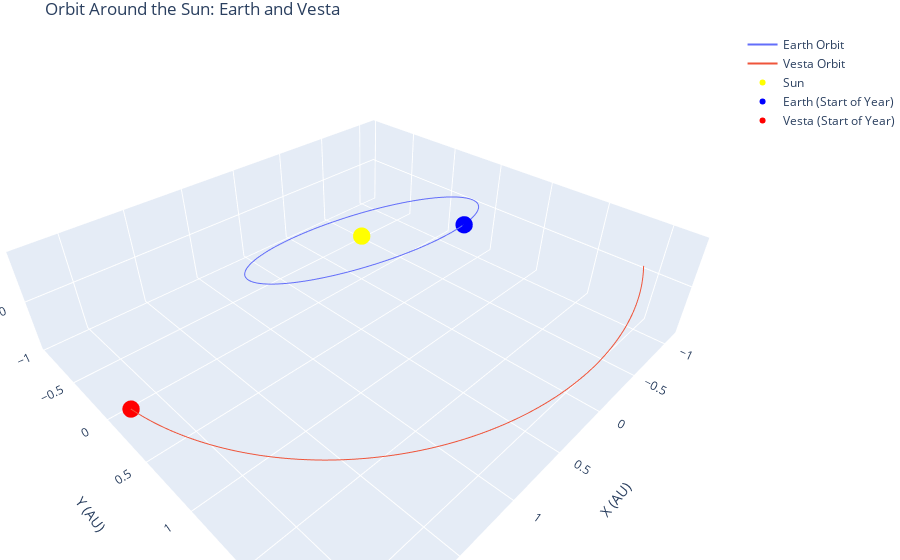

Notebook cell for this chart:
### Code cell
viz = main.AsteroidVisualizer()
viz.plot_heliocentric_orbits_3D('Vesta', start='2025-01-01', stop='2025-12-31', step='1d')

### Figure 1 — Plotly figure (JSON) as saved in the notebook; plotly's stock layout.template omitted (floating-point values rounded to 4 significant figures; data arrays with more than 128 entries replaced by an {"elided": "..."} marker saying what was removed)
{"data": [{"mode": "lines", "name": "Earth Orbit", "type": "scatter3d", "x": {"elided": "365 float values"}, "y": {"elided": "365 float values"}, "z": {"elided": "365 float values"}}, {"mode": "lines", "name": "Vesta Orbit", "type": "scatter3d", "x": {"elided": "365 float values"}, "y": {"elided": "365 float values"}, "z": {"elided": "365 float values"}}, {"marker": {"color": "yellow", "size": 6}, "mode": "markers", "name": "Sun", "type": "scatter3d", "x": [0], "y": [0], "z": [0]}, {"marker": {"color": "blue", "size": 6, "symbol": "circle"}, "mode": "markers", "name": "Earth (Start of Year)", "type": "scatter3d", "x": [-0.1786], "y": [0.8872], "z": [0.3846]}, {"marker": {"color": "red", "size": 6, "symbol": "circle"}, "mode": "markers", "name": "Vesta (Start of Year)", "type": "scatter3d", "x": [2.251], "y": [0.1757], "z": [-0.2793]}], "layout": {"margin": {"b": 0, "l": 0, "r": 0, "t": 30}, "scene": {"aspectmode": "data", "xaxis": {"title": {"text": "X (AU)"}}, "yaxis": {"title": {"text": "Y (AU)"}}, "zaxis": {"title": {"text": "Z (AU)"}}}, "title": {"text": "Orbit Around the Sun: Earth and Vesta"}}}
